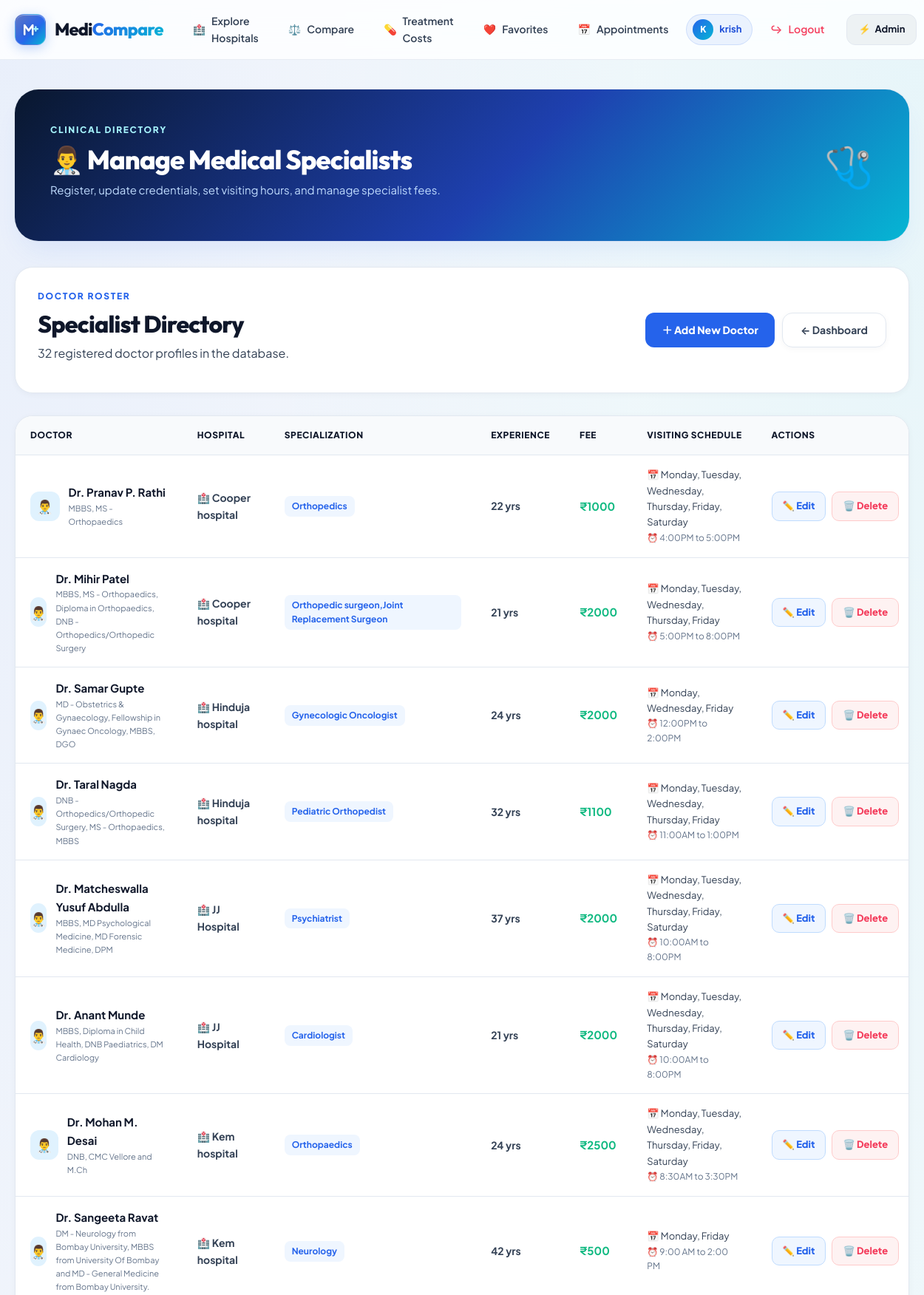
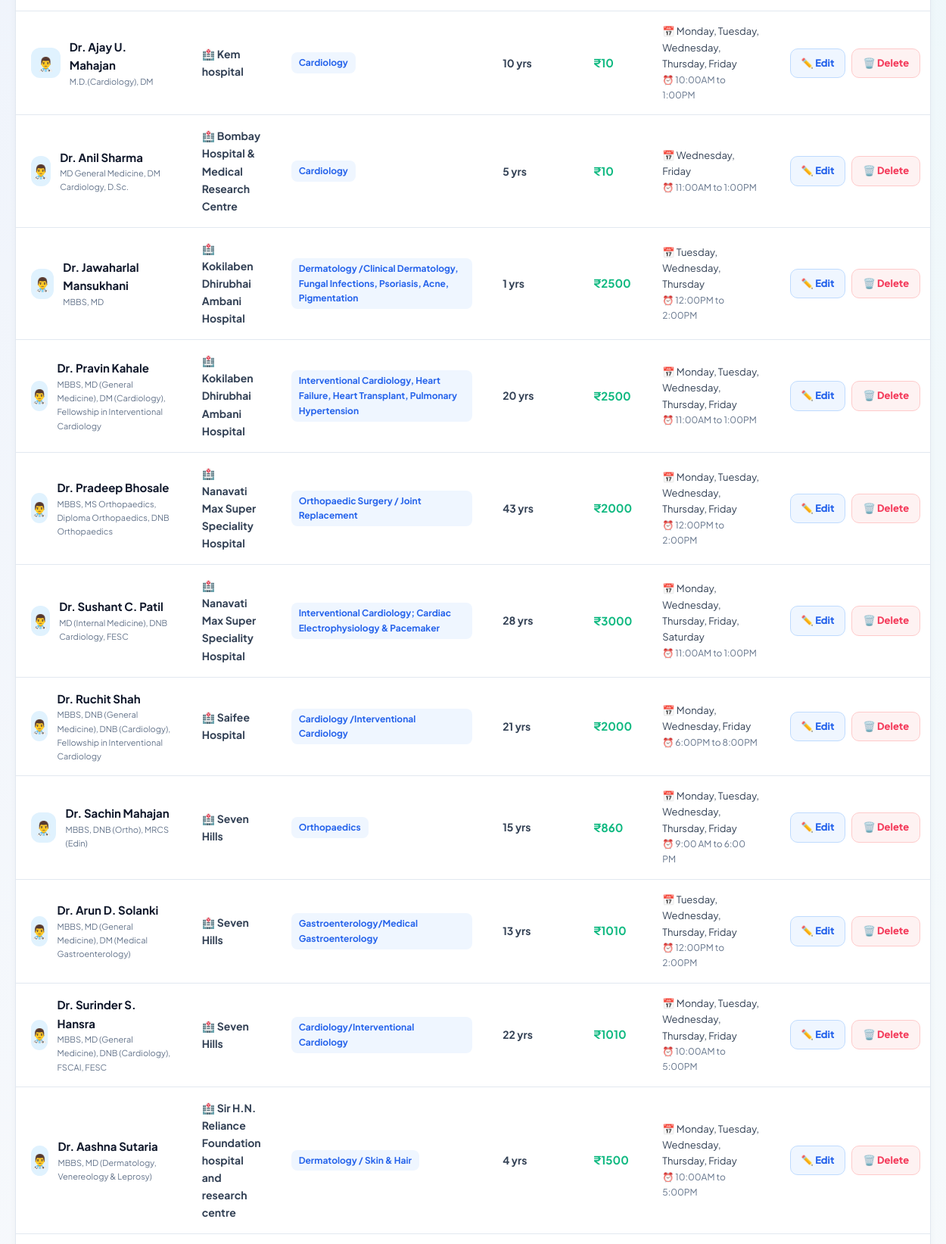
Screenshot of /admin/doctors (signed in, upper part) with the database file from the repository (2 pictures, top to bottom).
### tables this page shows
CREATE TABLE users(
    id INTEGER PRIMARY KEY AUTOINCREMENT,
    full_name TEXT NOT NULL,
    email TEXT UNIQUE NOT NULL,
    password TEXT NOT NULL,
    role TEXT DEFAULT 'user'
, google_id TEXT, profile_picture TEXT, auth_provider TEXT DEFAULT 'local');

CREATE TABLE doctors (
    id INTEGER PRIMARY KEY AUTOINCREMENT,
    hospital_id INTEGER,
    doctor_name TEXT,
    specialization TEXT,
    experience INTEGER,
    consultation_fee INTEGER, available_days TEXT, start_time TEXT, end_time TEXT, qualification TEXT, available_time TEXT,
    FOREIGN KEY(hospital_id) REFERENCES hospitals(id)
);

CREATE TABLE hospitals (
    id INTEGER PRIMARY KEY AUTOINCREMENT,
    hospital_name TEXT NOT NULL,
    city TEXT,
    address TEXT,
    phone TEXT,
    hospital_type TEXT,
    rating REAL,
    emergency INTEGER,
    ambulance INTEGER,
    icu INTEGER
, map_link TEXT, image TEXT);

### app.py (the view)
@app.route("/admin/doctors")
def doctors():
    access_check = admin_required()
    if access_check:
        return access_check
    conn = get_connection()
    cursor = conn.cursor()
    cursor.execute("""
        SELECT doctors.*,
               hospitals.hospital_name
        FROM doctors
        JOIN hospitals
        ON doctors.hospital_id = hospitals.id
        ORDER BY doctors.id DESC
    """)
    doctors = cursor.fetchall()
    conn.close()
    return render_template(
        "admin/doctors.html",
        doctors=doctors
    )

### app.py (called while the page is built, shortened)
def admin_required():
    if "user_id" not in session:
        flash("Admin access required.", "danger")
        return redirect("/login")
    conn = get_connection()
    cursor = conn.cursor()
    cursor.execute("""
        SELECT id, role, email
        FROM users
        WHERE id=?
    """, (session["user_id"],))
    user = cursor.fetchone()
    conn.close()
    if not user or not user["email"] or user["email"].strip().lower() != ADMIN_EMAIL.lower():
        flash("Admin access required.", "danger")
        return redirect("/")
    return None

@app.context_processor
def inject_admin_status():
    is_admin = False
    if "user_id" in session:
        user_email = session.get("user_email")
        if user_email:
            is_admin = (user_email.strip().lower() == ADMIN_EMAIL.lower())
    return dict(is_admin=is_admin)

### database/db.py (called while the page is built)
def get_connection():
    connection = sqlite3.connect(DATABASE_NAME)
    connection.row_factory = sqlite3.Row
    return connection

### templates/admin/doctors.html (shortened to what this page needs)
{% extends "base.html" %}
{% block content %}
<div class="admin-dashboard">
    <section class="admin-hero" style="background: linear-gradient(135deg, #09172e 0%, #1e40af 55%, #06b6d4 100%);">
        <div>
            <span class="eyebrow" style="color: #a5f3fc;">CLINICAL DIRECTORY</span>
            <h1>👨‍⚕️ Manage Medical Specialists</h1>
            <p>Register, update credentials, set visiting hours, and manage specialist fees.</p>
        </div>
        <div class="admin-hero-icon">🩺</div>
    </section>
    <section class="admin-toolbar">
        <div>
            <span class="eyebrow">DOCTOR ROSTER</span>
            <h2>Specialist Directory</h2>
            <p>{{ doctors|length }} registered doctor profiles in the database.</p>
        </div>
        <div style="display: flex; gap: 10px;">
            <a href="/admin/add-doctor" class="admin-primary-btn">
                ＋ Add New Doctor
            </a>
            <a href="/admin/dashboard" class="btn btn-light">
                ← Dashboard
            </a>
        </div>
    </section>
    {% if doctors %}
        <section class="admin-table-card">
            <div class="admin-table-wrapper">
                <table class="admin-table">
                    <thead>
                        <tr>
                            <th>Doctor</th>
                            <th>Hospital</th>
                            <th>Specialization</th>
                            <th>Experience</th>
                            <th>Fee</th>
                            <th>Visiting Schedule</th>
                            <th>Actions</th>
                        </tr>
                    </thead>
                    <tbody>
                        {% for doctor in doctors %}
                            <tr>
                                <td>
                                    <div style="display: flex; align-items: center; gap: 12px;">
                                        <div style="width: 40px; height: 40px; border-radius: 12px; background: #e0f2fe; color: var(--primary); display: grid; place-items: center; font-size: 18px; font-weight: 800;">
                                            👨‍⚕️
                                        </div>
                                        <div>
                                            <strong style="color: var(--text-heading); font-size: 15px;">{{ doctor.doctor_name }}</strong>
                                            <div style="font-size: 11px; color: var(--text-muted);">{{ doctor.qualification or 'Certified' }}</div>
                                        </div>
                                    </div>
                                </td>
                                <td>
                                    <strong>🏥 {{ doctor.hospital_name }}</strong>
                                </td>
                                <td>
                                    <span style="display: inline-block; background: #eff6ff; color: var(--primary); font-size: 12px; font-weight: 700; padding: 4px 10px; border-radius: 8px;">
                                        {{ doctor.specialization }}
                                    </span>
                                </td>
                                <td>
                                    <strong>{{ doctor.experience or 0 }} yrs</strong>
                                </td>
                                <td>
                                    <strong style="color: var(--emerald); font-size: 15px;">₹{{ doctor.consultation_fee or 0 }}</strong>
                                </td>
                                <td>
                                    <div style="font-size: 13px;">📅 {{ doctor.available_days or "All days" }}</div>
                                    <div style="font-size: 12px; color: var(--text-muted);">⏰ {{ doctor.available_time or "Standard hours" }}</div>
                                </td>
                                <td>
                                    <div class="table-actions">
                                        <a href="{{ url_for('edit_doctor', id=doctor.id) }}" class="table-btn edit">
                                            ✏️ Edit
                                        </a>
                                        <a
                                            href="{{ url_for('delete_doctor', id=doctor.id) }}"
                                            class="table-btn delete"
                                            onclick="return confirm('Are you sure you want to delete this doctor?');"
                                        >
                                            🗑️ Delete
                                        </a>
                                    </div>
                                </td>
                            </tr>
                        {% endfor %}
                    </tbody>
                </table>
            </div>
        </section>
    {% endif %}
</div>
{% endblock %}

### templates/base.html (shortened to what this page needs)
<!DOCTYPE html>
<html lang="en">
<head>
    <link href="https://cdn.jsdelivr.net/npm/bootstrap@5.3.3/dist/css/bootstrap.min.css" rel="stylesheet">
    <link rel="stylesheet" href="{{ url_for('static', filename='css/style.css') }}">
</head>
<body>
    <header class="site-header" id="siteHeader">
        <div class="nav-shell">
            <a class="brand" href="/" aria-label="MediCompare Home">
                <span class="brand-mark">
                </span>
                <span class="brand-text">
                    Medi<span>Compare</span>
                </span>
            </a>
            <nav class="main-nav" id="mainNav">
                <a href="/" class="nav-item">
                    <span>🏥</span> Explore Hospitals
                </a>
                <a href="/compare" class="nav-item">
                    <span>⚖️</span> Compare
                </a>
                <a href="/service-comparison" class="nav-item">
                    <span>💊</span> Treatment Costs
                </a>
                {% if user_name or session.get('user_name') %}
                    {% set current_user_name = user_name or session.get('user_name') %}
                    <a href="/favorites" class="nav-item">
                        <span>❤️</span> Favorites
                    </a>
                    <a href="/my-appointments" class="nav-item">
                        <span>📅</span> Appointments
                    </a>
                    <a href="/profile" class="nav-user-chip">
                        <span class="user-avatar-mini">{{ current_user_name[0]|upper }}</span>
                        <span>{{ current_user_name }}</span>
                    </a>
                    <a href="/logout" class="nav-item nav-logout" title="Sign Out">
                        <span>↪</span> Logout
                    </a>
                {% endif %}
                {% if is_admin %}
                <a href="/admin/dashboard" class="nav-admin" title="Admin Portal">
                    <span>⚡</span> Admin
                </a>
                {% endif %}
            </nav>
        </div>
    </header>
    <main class="page-main">
        {% block content %}
        {% endblock %}
    </main>
</body>
</html>

### rows the page displays
users: full_name "krish"
doctors: doctor_name "Dr. Pranav P. Rathi", qualification "MBBS, MS - Orthopaedics", hospital_name "Cooper hospital", specialization "Orthopedics", experience "22", consultation_fee "1000", available_days "Monday, Tuesday, Wednesday, Thursday, Friday, Saturday", available_time "4:00PM to 5:00PM"
doctors: doctor_name "Dr. Mihir Patel", qualification "MBBS, MS - Orthopaedics, Diploma in Orthopaedics, DNB - Orthopedics/Orthopedic Surgery", hospital_name "Cooper hospital", specialization "Orthopedic surgeon,Joint Replacement Surgeon", experience "21", consultation_fee "2000", available_days "Monday, Tuesday, Wednesday, Thursday, Friday", available_time "5:00PM to 8:00PM"
doctors: doctor_name "Dr. Samar Gupte", qualification "MD - Obstetrics & Gynaecology, Fellowship in Gynaec Oncology, MBBS, DGO", hospital_name "Hinduja hospital", specialization "Gynecologic Oncologist", experience "24", consultation_fee "2000", available_days "Monday, Wednesday, Friday", available_time "12:00PM to 2:00PM"
doctors: doctor_name "Dr. Taral Nagda", qualification "DNB - Orthopedics/Orthopedic Surgery, MS - Orthopaedics, MBBS", hospital_name "Hinduja hospital", specialization "Pediatric Orthopedist", experience "32", consultation_fee "1100", available_days "Monday, Tuesday, Wednesday, Thursday, Friday", available_time "11:00AM to 1:00PM"
doctors: doctor_name "Dr. Matcheswalla Yusuf Abdulla", qualification "MBBS, MD Psychological Medicine, MD Forensic Medicine, DPM", hospital_name "JJ Hospital", specialization "Psychiatrist", experience "37", consultation_fee "2000", available_days "Monday, Tuesday, Wednesday, Thursday, Friday, Saturday", available_time "10:00AM to 8:00PM"
doctors: doctor_name "Dr. Anant Munde", qualification "MBBS, Diploma in Child Health, DNB Paediatrics, DM Cardiology", hospital_name "JJ Hospital", specialization "Cardiologist", experience "21", consultation_fee "2000", available_days "Monday, Tuesday, Wednesday, Thursday, Friday, Saturday", available_time "10:00AM to 8:00PM"
doctors: doctor_name "Dr. Mohan M. Desai", qualification "DNB, CMC Vellore and M.Ch", hospital_name "Kem hospital", specialization "Orthopaedics", experience "24", consultation_fee "2500", available_days "Monday, Tuesday, Wednesday, Thursday, Friday, Saturday", available_time "8:30AM to 3:30PM"
doctors: doctor_name "Dr. Sangeeta Ravat", qualification "DM - Neurology from Bombay University, MBBS from University Of Bombay and MD - General Medicine from Bombay University.", hospital_name "Kem hospital", specialization "Neurology", experience "42", consultation_fee "500", available_days "Monday, Friday", available_time "9:00 AM to 2:00 PM"
doctors: doctor_name "Dr. Ajay U. Mahajan", qualification "M.D.(Cardiology), DM", hospital_name "Kem hospital", specialization "Cardiology", experience "10", consultation_fee "10", available_days "Monday, Tuesday, Wednesday, Thursday, Friday", available_time "10:00AM to 1:00PM"
doctors: doctor_name "Dr. Anil Sharma", qualification "MD General Medicine, DM Cardiology, D.Sc.", hospital_name "Bombay Hospital & Medical Research Centre", specialization "Cardiology", experience "5", consultation_fee "10", available_days "Wednesday, Friday", available_time "11:00AM to 1:00PM"
doctors: doctor_name "Dr. Jawaharlal Mansukhani", qualification "MBBS, MD", hospital_name "Kokilaben Dhirubhai Ambani Hospital", specialization "Dermatology /Clinical Dermatology, Fungal Infections, Psoriasis, Acne, Pigmentation", experience "1", consultation_fee "2500", available_days "Tuesday, Wednesday, Thursday", available_time "12:00PM to 2:00PM"
doctors: doctor_name "Dr. Pravin Kahale", qualification "MBBS, MD (General Medicine), DM (Cardiology), Fellowship in Interventional Cardiology", hospital_name "Kokilaben Dhirubhai Ambani Hospital", specialization "Interventional Cardiology, Heart Failure, Heart Transplant, Pulmonary Hypertension", experience "20", consultation_fee "2500", available_days "Monday, Tuesday, Wednesday, Thursday, Friday", available_time "11:00AM to 1:00PM"
doctors: doctor_name "Dr. Pradeep Bhosale", qualification "MBBS, MS Orthopaedics, Diploma Orthopaedics, DNB Orthopaedics", hospital_name "Nanavati Max Super Speciality Hospital", specialization "Orthopaedic Surgery / Joint Replacement", experience "43", consultation_fee "2000", available_days "Monday, Tuesday, Wednesday, Thursday, Friday", available_time "12:00PM to 2:00PM"
doctors: doctor_name "Dr. Sushant C. Patil", qualification "MD (Internal Medicine), DNB Cardiology, FESC", hospital_name "Nanavati Max Super Speciality Hospital", specialization "Interventional Cardiology; Cardiac Electrophysiology & Pacemaker", experience "28", consultation_fee "3000", available_days "Monday, Wednesday, Thursday, Friday, Saturday", available_time "11:00AM to 1:00PM"
doctors: doctor_name "Dr. Ruchit Shah", qualification "MBBS, DNB (General Medicine), DNB (Cardiology), Fellowship in Interventional Cardiology", hospital_name "Saifee Hospital", specialization "Cardiology /Interventional Cardiology", experience "21", consultation_fee "2000", available_days "Monday, Wednesday, Friday", available_time "6:00PM to 8:00PM"
doctors: doctor_name "Dr. Sachin Mahajan", qualification "MBBS, DNB (Ortho), MRCS (Edin)", hospital_name "Seven Hills", specialization "Orthopaedics", experience "15", consultation_fee "860", available_days "Monday, Tuesday, Wednesday, Thursday, Friday", available_time "9:00 AM to 6:00 PM"
doctors: doctor_name "Dr. Arun D. Solanki", qualification "MBBS, MD (General Medicine), DM (Medical Gastroenterology)", hospital_name "Seven Hills", specialization "Gastroenterology/Medical Gastroenterology", experience "13", consultation_fee "1010", available_days "Tuesday, Wednesday, Thursday, Friday", available_time "12:00PM to 2:00PM"
doctors: doctor_name "Dr. Surinder S. Hansra", qualification "MBBS, MD (General Medicine), DNB (Cardiology), FSCAI, FESC", hospital_name "Seven Hills", specialization "Cardiology/Interventional Cardiology", experience "22", consultation_fee "1010", available_days "Monday, Tuesday, Wednesday, Thursday, Friday", available_time "10:00AM to 5:00PM"
doctors: doctor_name "Dr. Aashna Sutaria", qualification "MBBS, MD (Dermatology, Venereology & Leprosy)", hospital_name "Sir H.N. Reliance Foundation hospital and research centre", specialization "Dermatology / Skin & Hair", experience "4", consultation_fee "1500", available_days "Monday, Tuesday, Wednesday, Thursday, Friday", available_time "10:00AM to 5:00PM"

### other values shown
{{ current_user_name[0]|upper }} "K"
{{ doctors|length }} "32"
